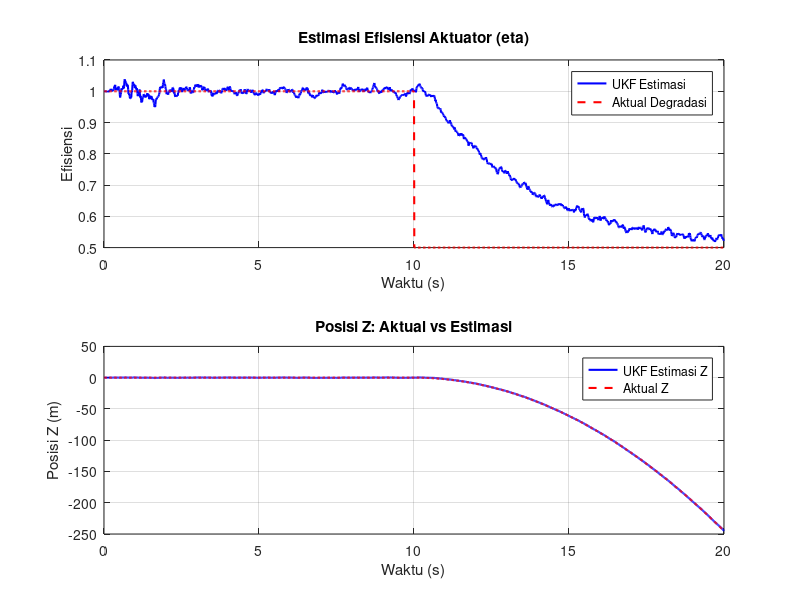

MATLAB code to generate this figure:
%% UKF for Actuator Degradation Detection

% --- 1. Konfigurasi Sistem dan UKF ---
dt = 0.01;        % Waktu sampling (detik)
T_sim = 20;       % Total waktu simulasi
N_steps = T_sim / dt; % Jumlah langkah
g = 9.81;         % Gravitasi (m/s^2)
m = 1.0;          % Massa drone (kg)

% State vector dimensi: [Z, Vz, eta]
% eta: Faktor efisiensi aktuator (1 = sehat, <1 = degradasi)
nx = 3; 
ny = 1; % Pengukuran: [Z] (Posisi vertikal)

% Inisialisasi UKF: [Z_awal, Vz_awal, eta_awal]
x_ukf = [0; 0; 1.0]; % Diasumsikan mulai dari origin, aktuator sehat

% Kovariansi Estimasi Awal (P0)
% Berikan kovariansi tinggi pada estimasi awal eta (faktor efisiensi)
P_ukf = diag([0.01, 0.01, 0.01]); 

% Matriks Kovariansi Noise Proses (Q)
% Q harus non-zero untuk eta agar UKF dapat melacak degradasi (random walk)
Q_ukf = diag([0.001, 0.01, 1e-5]); % [Noise_Z, Noise_Vz, Noise_eta]

% Matriks Kovariansi Noise Pengukuran (R)
R_ukf = diag([0.5]); % Noise pengukuran Z

% Parameter UKF (Unscented Transform)
alpha = 1e-3; kappa = 0; beta = 2;
lambda = alpha^2 * (nx + kappa) - nx;
Wm = [lambda / (nx + lambda); 0.5 / (nx + lambda) * ones(2*nx, 1)];
Wc = Wm;
Wc(1) = Wc(1) + (1 - alpha^2 + beta);

% --- 2. Model Dinamika dan Pengukuran ---

% Model Dinamika UKF (f_ukf): 
% Menjelaskan bagaimana state berevolusi.
% F(x, u) = [Z_dot, Vz_dot, eta_dot]
% Vz_dot = (eta * T_commanded - m*g) / m
% eta_dot = 0 (dalam model prediksi UKF, eta diasumsikan konstan)

% Input u diasumsikan sebagai Thrust yang diperintahkan (Commanded Thrust)
f_ukf = @(x, u) [
    x(1) + x(2)*dt;                          % Z_next
    x(2) + ((x(3) * u - m*g) / m) * dt;      % Vz_next
    x(3)                                     % eta_next = eta tetap
];


% Model Pengukuran UKF (h_ukf): Mengukur posisi Z saja
h_ukf = @(x) x(1);

% --- 3. Inisialisasi Simulasi "Dunia Nyata" ---
x_actual = [0; 0]; % [Z_actual, Vz_actual]
eta_actual_history = zeros(1, N_steps);
history_x_actual = zeros(2, N_steps);
history_x_ukf = zeros(nx, N_steps);
history_y_meas = zeros(ny, N_steps);

% --- 4. Simulasi Loop Utama ---
disp('Simulating and Detecting Actuator Degradation with UKF...');

% Input Thrust yang diperintahkan (agar drone melayang stabil)
% Diasumsikan Thrust yang diperintahkan = m*g (T = 9.81 N)
commanded_thrust = m * g; 

% Waktu terjadinya degradasi (misalnya, pada detik ke-10)
degradation_time = 10;
degradation_factor = 0.5; % Efisiensi motor turun 50%

for k = 1:N_steps
    t = (k-1) * dt;

    % ----------------------------------------------------
    % (A) Simulasi Degradasi Aktuator "Dunia Nyata"
    % ----------------------------------------------------
    if t >= degradation_time
        % Setelah waktu degradasi, efisiensi motor "dunia nyata" turun
        eta_actual = degradation_factor; 
    else
        % Motor sehat pada awal simulasi
        eta_actual = 1.0;
    end
    eta_actual_history(k) = eta_actual;

    % Thrust aktual yang dihasilkan motor
    actual_thrust = eta_actual * commanded_thrust;
    
    % ----------------------------------------------------
    % (B) Simulasi Drone Aktual (Gerakan sebenarnya)
    % ----------------------------------------------------
    % Dinamika vertikal aktual: Z_dot = Vz, Vz_dot = (T_actual - m*g) / m
    
    accel_actual = (actual_thrust - m*g) / m;
    
    % Integrasi Euler untuk mendapatkan state actual berikutnya
    x_actual_next = zeros(2,1);
    x_actual_next(1) = x_actual(1) + x_actual(2) * dt; % Z_next = Z + Vz*dt
    x_actual_next(2) = x_actual(2) + accel_actual * dt; % Vz_next = Vz + Az*dt
    
    x_actual = x_actual_next;
    history_x_actual(:, k) = x_actual;

    % ----------------------------------------------------
    % (C) Pengukuran (Tambahkan noise ke posisi Z aktual)
    % ----------------------------------------------------
    % Y_measured = Z_actual + noise
    y_measured = x_actual(1) + sqrt(R_ukf) * randn(ny, 1);
    history_y_meas(:, k) = y_measured;
    
%     disp(['Actual Thrust: ', num2str(actual_thrust), ' | Actual Eta: ', num2str(eta_actual), ' | Acceleration: ', num2str(accel_actual)]); 

    % ----------------------------------------------------
    % (D) UKF Prediksi dan Update (Estimasi Degradasi)
    % ----------------------------------------------------
    
    % --- Prediksi ---
    sqrtP = chol(P_ukf, 'lower');
    X_sigma = repmat(x_ukf, 1, 2*nx+1);
    X_sigma(:, 2:nx+1) = X_sigma(:, 2:nx+1) + sqrt(nx + lambda) * sqrtP;
    X_sigma(:, nx+2:end) = X_sigma(:, nx+2:end) - sqrt(nx + lambda) * sqrtP;
    
    % Prediksi Sigma Points menggunakan f_ukf
    X_sigma_pred = zeros(nx, 2*nx+1);
    for i = 1:2*nx+1
        X_sigma_pred(:, i) = f_ukf(X_sigma(:, i), commanded_thrust);
    end
    
%     x_pred = X_sigma_pred * Wm;
%     P_pred = Q_ukf; 
%     for i = 1:2*nx+1
%         P_pred = P_pred + Wc(i) * (X_sigma_pred(:, i) - x_pred) * (X_sigma_pred(:, i) - x_pred)';
%     end
    x_pred = zeros(nx,1);
    for i = 1:2*nx+1
        x_pred = x_pred + Wm(i) * X_sigma_pred(:, i);
    end

    P_pred = Q_ukf;
    for i = 1:2*nx+1
        diff = X_sigma_pred(:, i) - x_pred;
        P_pred = P_pred + Wc(i) * (diff * diff');
    end
    
    % --- Update ---
    Y_sigma_pred = zeros(ny, 2*nx+1);
    for i = 1:2*nx+1
        Y_sigma_pred(:, i) = h_ukf(X_sigma_pred(:, i));
    end
    y_pred = Y_sigma_pred * Wm;
    
    Pyy = R_ukf; Pxy = zeros(nx, ny);
    for i = 1:2*nx+1
        Pyy = Pyy + Wc(i) * (Y_sigma_pred(:, i) - y_pred) * (Y_sigma_pred(:, i) - y_pred)';
        Pxy = Pxy + Wc(i) * (X_sigma_pred(:, i) - x_pred) * (Y_sigma_pred(:, i) - y_pred)';
    end
    
    K = Pxy / Pyy;
    inovasi = y_measured - y_pred;
    x_ukf = x_pred + K * inovasi;
    P_ukf = P_pred - K * Pyy * K';

    % Simpan hasil estimasi UKF
    history_x_ukf(:, k) = x_ukf;
    
    if mod(k, 100) == 0  % setiap 1 detik (karena dt=0.01)
        disp(['Time ', num2str(t), 's - Estimasi Eta: ', num2str(x_ukf(3))]);
    end
    
    if any(isnan(x_ukf))
        error('x_ukf contains NaN at time %.2f', t);
    end
    
    if mod(k, 100) == 0
        disp(['Sigma eta pred (t=', num2str(t), 's): ', num2str(X_sigma_pred(3,:))]);
    end



end

% --- 5. Visualisasi Hasil Estimasi Degradasi ---
figure;
subplot(2,1,1);
plot(dt*(1:N_steps), history_x_ukf(3,:), 'b', 'LineWidth', 1.5);
hold on;
plot(dt*(1:N_steps), eta_actual_history, 'r--', 'LineWidth', 1.5);
title('Estimasi Efisiensi Aktuator (eta)');
xlabel('Waktu (s)');
ylabel('Efisiensi');
legend('UKF Estimasi', 'Aktual Degradasi');
grid on;

subplot(2,1,2);
plot(dt*(1:N_steps), history_x_ukf(1,:), 'b', 'LineWidth', 1.5);
hold on;
plot(dt*(1:N_steps), history_x_actual(1,:), 'r--', 'LineWidth', 1.5);
title('Posisi Z: Aktual vs Estimasi');
xlabel('Waktu (s)');
ylabel('Posisi Z (m)');
legend('UKF Estimasi Z', 'Aktual Z');
grid on;